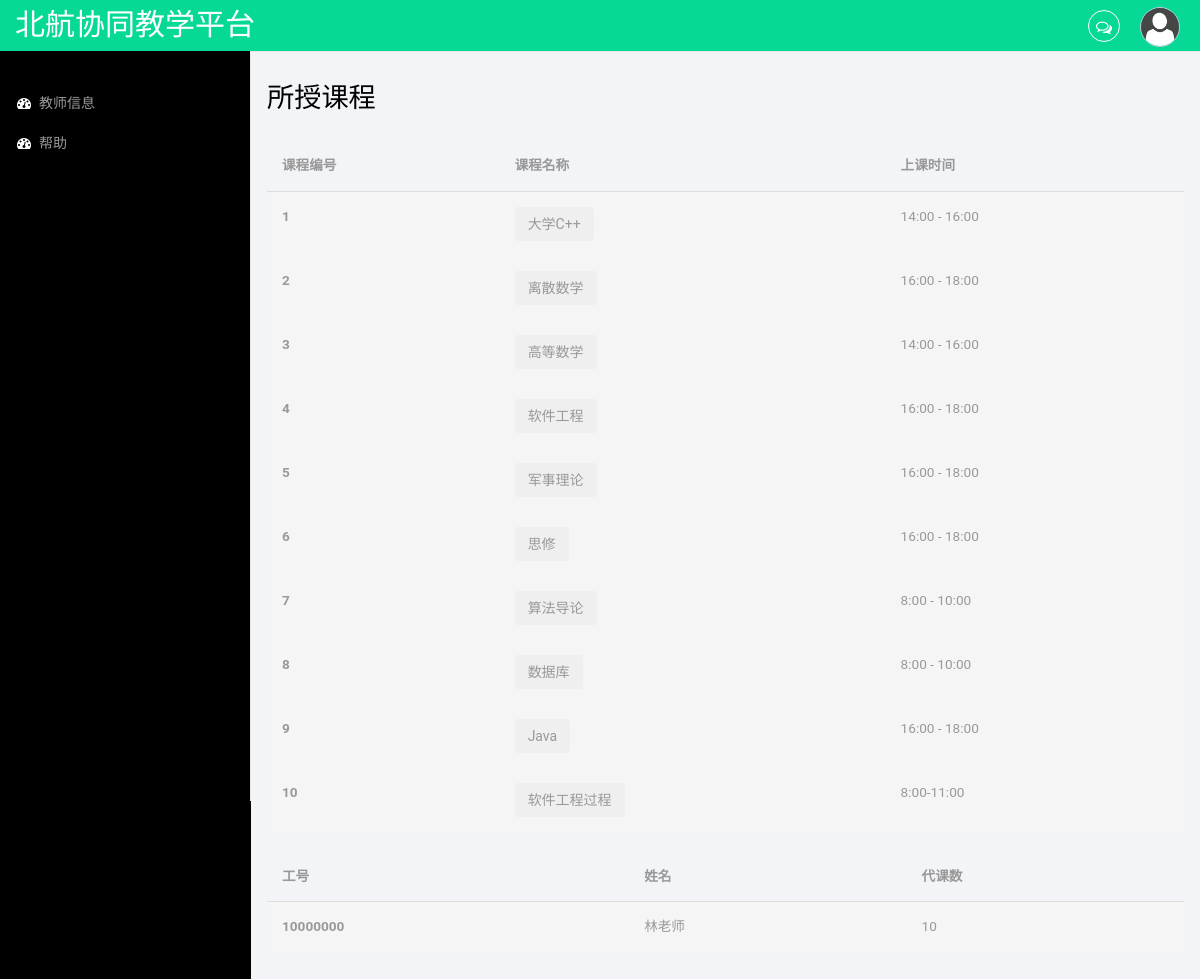
Screenshot of /Project/teacher/teacher.php (signed in) with the database file from the repository.
### tables this page shows
CREATE TABLE `class` (
  `id` int(11) NOT NULL AUTO_INCREMENT,
  `name` varchar(100) DEFAULT NULL,
  `start_week` int(11) DEFAULT NULL,
  `end_week` int(11) DEFAULT NULL,
  `time` varchar(100) DEFAULT NULL,
  `place` varchar(100) DEFAULT NULL,
  `state` int(11) DEFAULT NULL,
  PRIMARY KEY (`id`)
);

CREATE TABLE `teacher` (
  `id` int(11) NOT NULL AUTO_INCREMENT,
  `name` varchar(50) DEFAULT NULL,
  `password` varchar(50) DEFAULT NULL,
  `employee_id` varchar(50) DEFAULT NULL,
  PRIMARY KEY (`id`)
);

### Project/database.php (called while the page is built, shortened)
<?php
class database{
	private $mysql_db,
			$mysql_host,
			$mysql_password,
			$mysql_user,
			$mysql_port,
			$connect;
	public function __construct(){
		$this->mysql_host = 'localhost';
		$this->mysql_db = 'edu_sys';
		$this->mysql_user = 'root';
		$this->mysql_password = '';
		$this->mysql_port = 3306;
	}
	public function connect_to_db(){
		$dns = 'mysql:host='.$this->mysql_host.";port=".$this->mysql_port.";dbname=".$this->mysql_db;
		try{
			$this->connect = new PDO($dns, $this->mysql_user,$this->mysql_password);
		}
		catch (PDOException $e) {
    		print "Error!: " . $e->getMessage() . "<br/>";
    		die();
		}
	}
	public function database_get($command)
	{
		$result = $this->connect->prepare($command);
		$result->execute();
		$value = $result->fetchAll(PDO::FETCH_ASSOC);
		return $value;
	}
}
?>

### Project/teacher/teacher.php (the view, shortened to what this page needs)
<?php
$html_partA = <<<HTML
<!DOCTYPE HTML>
<html>
<head>
<link href="../css/bootstrap.min.css" rel='stylesheet' type='text/css' />
<link href="../css/style.css" rel='stylesheet' type='text/css' />
<link href="../css/font-awesome.css" rel="stylesheet">
</head>
<body>
 <div id="wrapper">
        <nav class="top1 navbar navbar-default navbar-static-top" role="navigation" style="margin-bottom: 0">
            <div class="navbar-header">
                <p class="navbar-brand" href="" style="font-family:'华文行楷'">北航协同教学平台</p>
            </div>
            <ul class="nav navbar-nav navbar-right">
				<li class="dropdown">
	        		<a href="#" class="dropdown-toggle" data-toggle="dropdown" aria-expanded="false"><i class="fa fa-comments-o"></i><span class="badge"></span></a>
	      		</li>
			    <li class="dropdown">
	        		<a href="#" class="dropdown-toggle avatar" data-toggle="dropdown"><img src="../images/1.png"></a>
	      		</li>
			</ul>
			<div class="navbar-default sidebar" role="navigation">
                <div class="sidebar-nav navbar-collapse">
                    <ul class="nav" id="side-menu">
                        <li>
                            <a href="teacher.php"><i class="fa fa-dashboard fa-fw nav_icon"></i>教师信息</a>
                        </li>
                           <li>
                            <a href=""><i class="fa fa-dashboard fa-fw nav_icon"></i>帮助</a>
                            </ul>
                </div>
            </div>
        </nav>
<div class="page">
<div id="page-wrapper">
   <div class="col-md-12 graphs">
	   <div class="xs">
       <h3>所授课程</h3>
<table class="table">
                          <thead>
                            <tr>
                              <th>课程编号</th>
                              <th>课程名称</th>
                              <th>上课时间</th>
                            </tr>
                          </thead>
                          <tbody>
HTML;
$html_partB = <<< HTML
</tbody>
                        </table>
<table class="table">
                          <thead>
                            <tr>
                              <th>工号</th>
                              <th>姓名</th>
                              <th>代课数</th>
                            </tr>
                          </thead>
                          <tbody>
HTML;
$html_partC = <<<HTML
 </tbody>
 </table>
 </div>
  </div>
   </div>
    </div>
<link href="../css/custom.css" rel="stylesheet">
<script src="../js/metisMenu.min.js"></script>
<script src="../js/custom.js"></script>
</div>
</body>
</html>
HTML;
require_once '../database.php';
$user_id = $_SESSION['user_id'];
$conn = new database();
$sql = "SELECT id, name, time FROM class,class_teacher WHERE class_id = id and teacher_id = $user_id";
$classes = $conn->database_get($sql);
echo $html_partA;
$i = 0;
if($classes) {
    for ($i = 0; $i < count($classes); $i++) {
        $class_id = $classes[$i]['id'];
        $class_name = $classes[$i]['name'];
        $class_time = $classes[$i]['time'];
        echo "<tr class=\"active\">
                              <th scope=\"row\">" . ($i + 1) . "</th>
                              <td><button class=\"btn-inverse btn\" onclick='toClass(\"$class_id\")'>$class_name</button></td>
                              <td>$class_time</td>
                            </tr>";
    }
}else {
    echo "<td>暂无授课信息</td>";
}
echo $html_partB;
$sql1 = "SELECT employee_id,name FROM teacher WHERE id=$user_id";
$teacher_info = $conn->database_get($sql1);
echo "<tr class=\"active\">
                              <th scope=\"row\">".$teacher_info[0]['employee_id']."</th>
                              <td>".$teacher_info[0]['name']."</td>
                              <td>$i</td>
                            </tr>";
echo $html_partC;

### Project/css/style.css (style rules this page uses)
h4, h5, h6, h1, h2, h3 { margin-top: 0; }
ul, ol { margin: 0; }
p { margin: 0; }
html, body { font-family: 'Roboto', sans-serif; font-size: 100%; background:#000; overflow-x: hidden; }
body a { transition:0.5s all; -webkit-transition:0.5s all; -moz-transition:0.5s all; -o-transition:0.5s all; -ms-transition:0.5s all; }
.navbar .navbar-nav li a { padding: 0 10px; line-height: 56px; position: relative; }
.navbar .navbar-nav li a i { border: 1px solid #fff; padding: 8px 0; width: 32px; text-align: center; -webkit-border-radius: 50em; -moz-border-radius: 50em; border-radius: 50em; color: #fff; height: 32px; }
.navbar .navbar-nav li .dropdown-toggle.avatar img { height: 40px; -webkit-border-radius: 50em; -moz-border-radius: 50em; border-radius: 50em; border: 1px solid #c0cadd; margin-top: -4px; }
.navbar-default.sidebar { background-color: #000; font-family: 'Roboto', sans-serif; }
nav.top1.navbar.navbar-default.navbar-static-top { background-color:rgb(6, 217, 149); font-family: 'Roboto', sans-serif; }
.navbar-default .navbar-brand { color: #fff !important; font-size: 30px; font-weight: 500; }
.navbar-right { margin-right: 10px !important; }
.navbar-right li { display:inline-block; }
i.nav_icon { color: #fff; margin-right:6px; }
.sidebar ul li a { color: #999; font-size:14px; }
ul.nav.navbar-nav.navbar-right { height: 51px; }
.sidebar-nav.navbar-collapse { margin: 2em 0 0 0; }
.graphs { padding: 2em 1em; background: #f2f4f8; font-family: 'Roboto', sans-serif; }
.xs h3, .widget_head { color:#000; font-size:1.7em; font-weight:300; margin-bottom: 1em; }
.table > thead > tr > th, .table > tbody > tr > th, .table > tfoot > tr > th, .table > thead > tr > td, .table > tbody > tr > td, .table > tfoot > tr > td { border-top: none !important; }
.table > thead > tr > th, .table > tbody > tr > th, .table > tfoot > tr > th, .table > thead > tr > td, .table > tbody > tr > td, .table > tfoot > tr > td { font-size: 0.85em; color: #999; }
.table td, .table>tbody>tr>td, .table>tbody>tr>th, .table>tfoot>tr>td, .table>tfoot>tr>th, .table>thead>tr>td, .table>thead>tr>th { padding:15px !important; }
.table > thead > tr > th { border-bottom: 1px solid #ddd !important; }

### Project/css/custom.css (style rules this page uses)
#wrapper { width: 100%; }
#page-wrapper { min-height: 568px; background-color: #fff; }
@media (min-width:768px) { #page-wrapper { position: inherit; margin: 0 0 0 250px; border-left: 1px solid #e7e7e7; } }
.sidebar .sidebar-nav.navbar-collapse { padding-right: 0; padding-left: 0; }
@media (min-width:768px) { .sidebar { z-index: 1; position: absolute; width: 250px; margin-top: 51px; } }

### rows the page displays
class: name "大学C++", time "14:00 - 16:00"
class: name "离散数学", time "16:00 - 18:00"
class: name "高等数学", time "14:00 - 16:00"
class: name "软件工程", time "16:00 - 18:00"
class: name "军事理论", time "16:00 - 18:00"
class: name "思修", time "16:00 - 18:00"
class: name "算法导论", time "8:00 - 10:00"
class: name "数据库", time "8:00 - 10:00"
class: name "Java", time "16:00 - 18:00"
class: name "软件工程过程", time "8:00-11:00"
teacher: employee "10000000", name "林老师"

### other values shown
$i "10"
